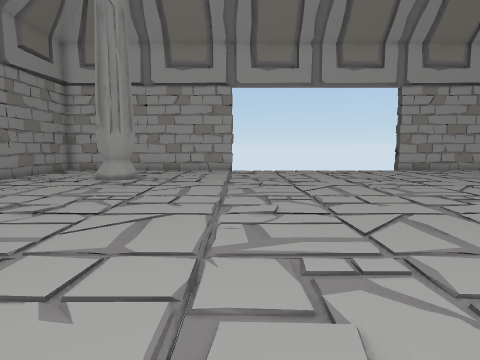
view 1 (above)

18 first-person views from a walk through a scene from a Unity 3-D project. The camera is 1.4 m above the floor, tilts 6° down and sees 75° across. The floor is counted in squares, 1 m on a side. Each view is taken from the middle of a square. On the plan, view 1 faces up. The plan holds only what a view shows up to about 14 squares ahead; the rest is blank.

view 2
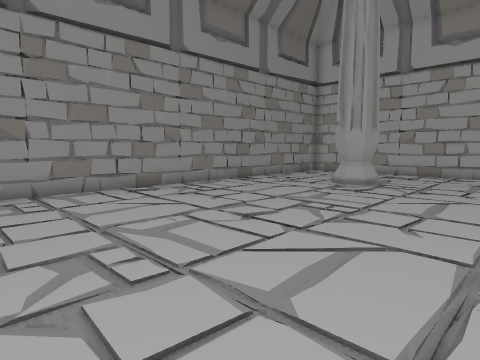

view 3
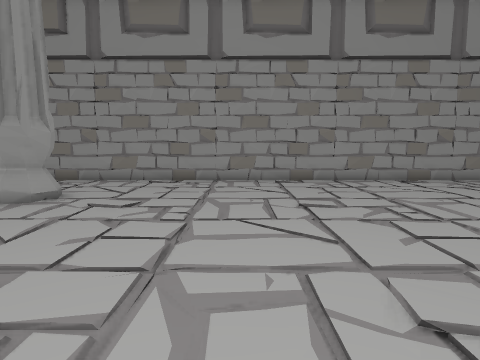

view 4
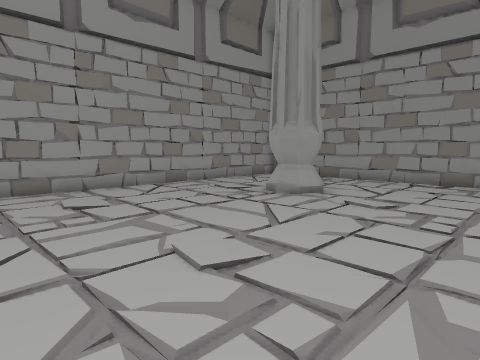

view 5
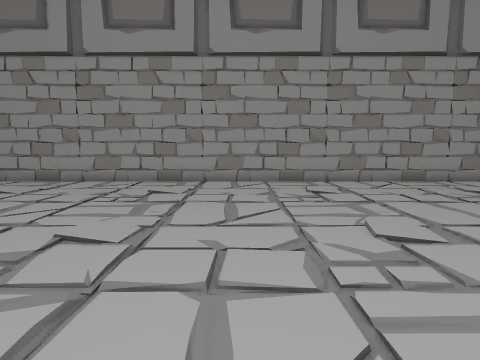

view 6
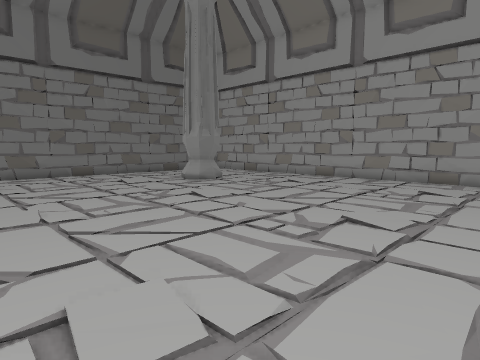

view 7
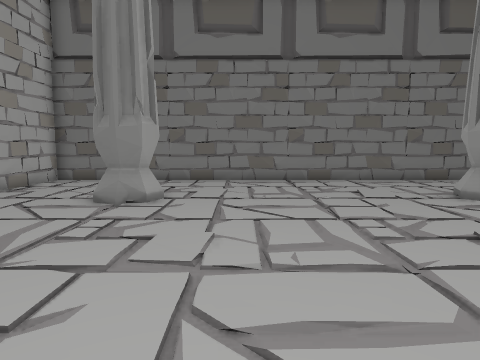

view 8
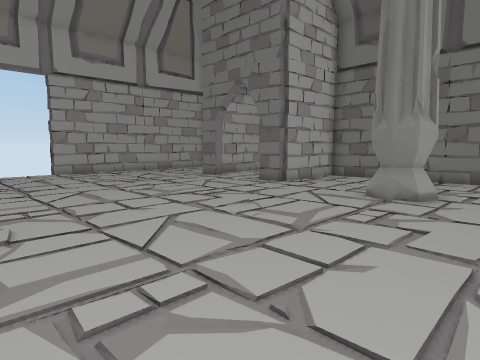

view 9
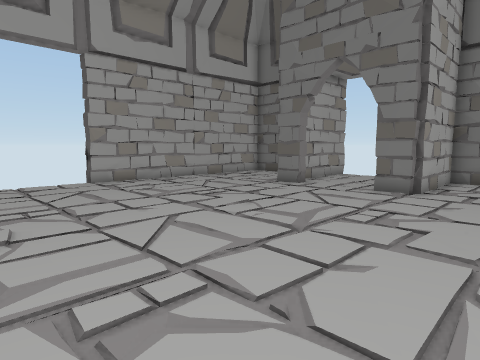

view 10
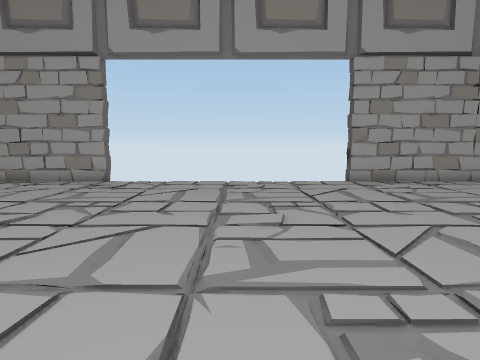

view 11
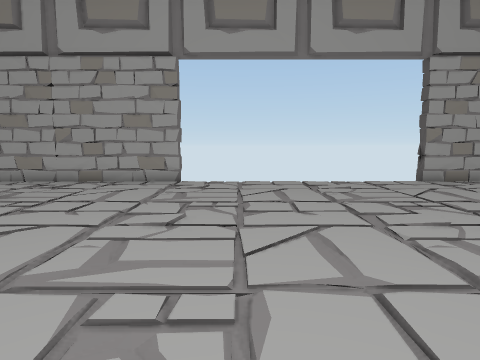

view 12
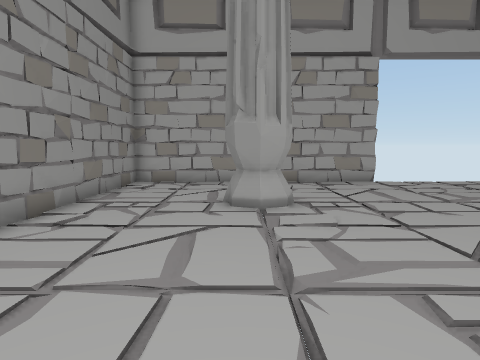

view 13
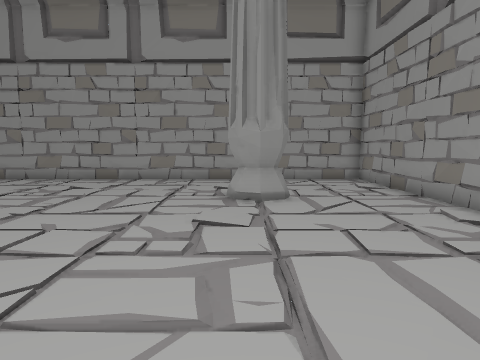

view 14
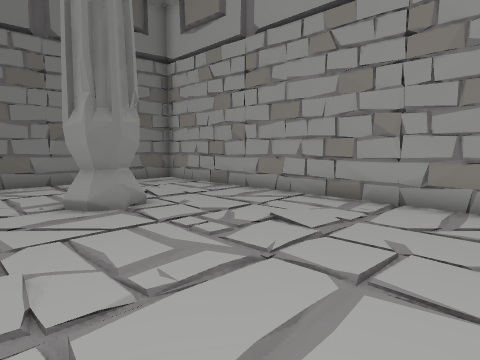

view 15
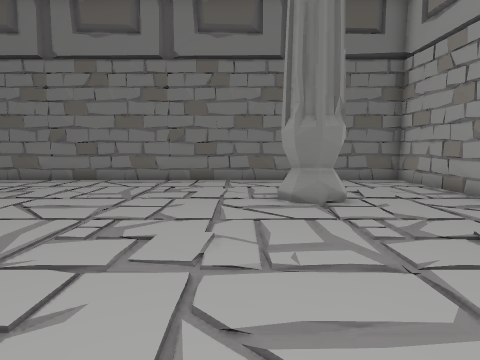

view 16
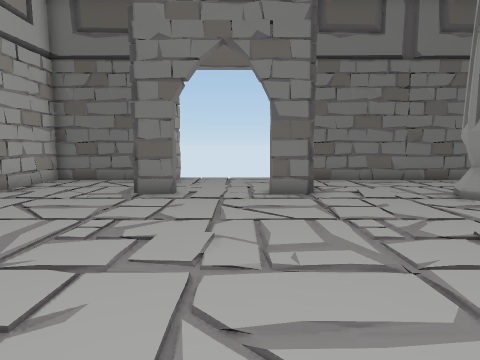

view 17
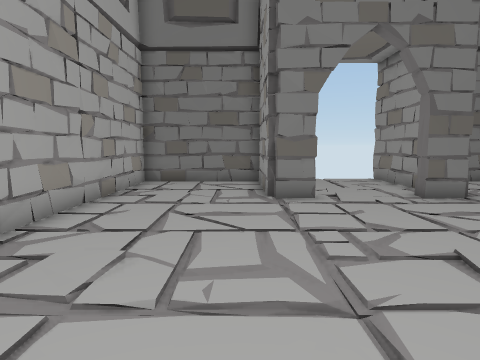

view 18
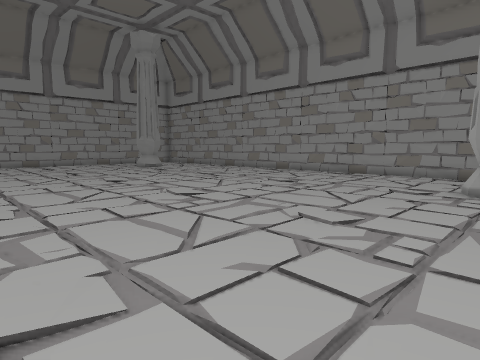

### Floor plan
Key: @ floor where view 1 was taken; # wall or solid block; . floor.
Columns run from 10 left of view 1 to 21 right of it. Each row starts with its distance up from view 1.
 19 ##########          ##########
 18 #............................#
 17 #............................#
 16 #............................#
 15 #...  .......................#
 14 #...##...................######
 13 #...##...................##....
 12 #..............................
 11 #..............................
 10 #........................##....
  9 #........................#######
  8 #............................#
  7 #............................#
  6 #............................#
  5 #.......................##...#
  4 #.......................##...#
  3 #.......................##...#
  2 #............................#
  1 #............................#
  0 #.........@..................#
 -1 #............................#
 -2 #............................#
 -3 #............................#
 -4 #............................#
 -5 #...##..................##...#
 -6 #...##..................##...#
 -7 #... #..................#  ..#
 -8 #............................#
 -9 #............................#
-10 #............................#
-11 ##############################

Where each view was taken, in squares from view 1:
view 1: 0 up, 0 right, facing up
view 2: 2 up, 0 right, facing up-left
view 3: 0 up, 3 right, facing left
view 4: 0 up, 3 right, facing down-left
view 5: 2 up, 3 right, facing down
view 6: 3 up, 3 right, facing down-right
view 7: 1 up, 6 right, facing right
view 8: 1 up, 5 right, facing up-right
view 9: 6 up, 5 right, facing up-right
view 10: 6 up, 5 right, facing up
view 11: 6 up, 2 right, facing up
view 12: 6 up, 6 left, facing up
view 13: 3 up, 5 left, facing down
view 14: 3 down, 7 right, facing down-right
view 15: 4 down, 6 right, facing right
view 16: 11 up, 6 right, facing right
view 17: 15 up, 7 right, facing right
view 18: 15 up, 6 right, facing down-left
